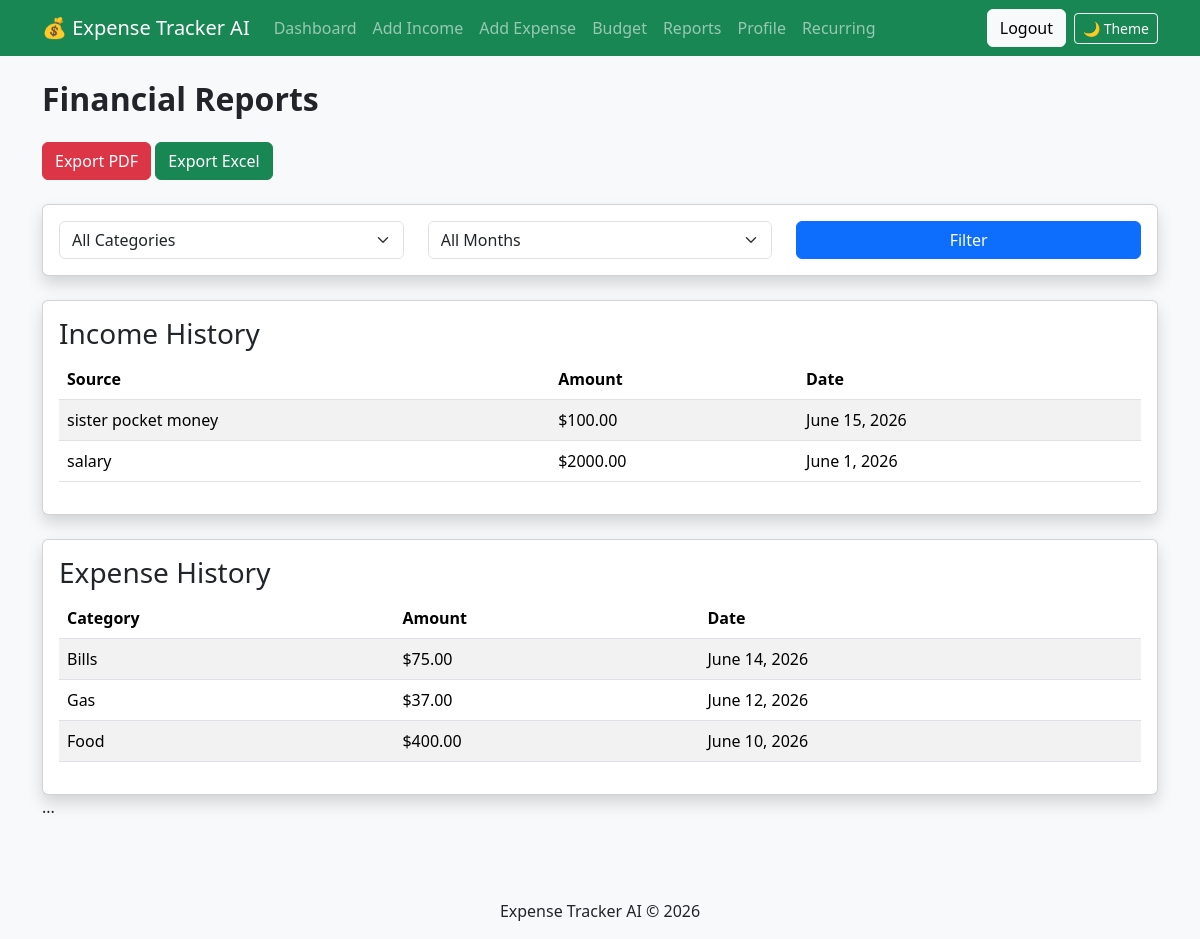
The app's page /reports/ (signed in) with its own data.
### tracker/models.py (models this page shows, shortened)
class Income(models.Model):
    user = models.ForeignKey(
        User,
        on_delete=models.CASCADE
    )
    source = models.CharField(
        max_length=100
    )
    amount = models.DecimalField(
        max_digits=10,
        decimal_places=2
    )
    date = models.DateField()

class Expense(models.Model):
    CATEGORY_CHOICES = [
        ('Food', 'Food'),
        ('Rent', 'Rent'),
        ('Gas', 'Gas'),
        ('Shopping', 'Shopping'),
        ('Bills', 'Bills'),
        ('Travel', 'Travel'),
        ('Healthcare', 'Healthcare'),
        ('Other', 'Other'),
    ]
    user = models.ForeignKey(
        User,
        on_delete=models.CASCADE
    )
    category = models.CharField(
        max_length=50,
        choices=CATEGORY_CHOICES
    )
    amount = models.DecimalField(
        max_digits=10,
        decimal_places=2
    )
    date = models.DateField()
    description = models.CharField(
        max_length=200
    )

### tracker/views.py (the view)
@login_required
def reports(request):
    incomes = Income.objects.filter(
        user=request.user
    ).order_by('-date')
    expenses = Expense.objects.filter(
        user=request.user
    ).order_by('-date')
    category = request.GET.get(
        'category'
    )
    month = request.GET.get(
        'month'
    )
    if category:
        expenses = expenses.filter(
            category=category
        )
    if month:
        expenses = expenses.filter(
            date__month=month
        )
    context = {
        'incomes': incomes,
        'expenses': expenses,
        'categories':
            Expense.CATEGORY_CHOICES,
    }
    return render(
        request,
        'reports.html',
        context
    )

### templates/reports.html (shortened to what this page needs)
{% extends 'base.html' %}
{% block content %}
<h2 class="mb-4">
    Financial Reports
</h2>
<a
    href="/export/pdf/"
    class="btn btn-danger mb-4">
    Export PDF
</a>
<a
    href="/export/excel/"
    class="btn btn-success mb-4">
    Export Excel
</a>
<div class="card shadow mb-4">
    <div class="card-body">
        <form method="GET">
            <div class="row">
                <div class="col-md-4">
                    <select
                        name="category"
                        class="form-select">
                        <option value="">
                            All Categories
                        </option>
                    </select>
                </div>
                <div class="col-md-4">
                    <select
                        name="month"
                        class="form-select">
                        <option value="">
                            All Months
                        </option>
                    </select>
                </div>
                <div class="col-md-4">
                    <button
                        type="submit"
                        class="btn btn-primary w-100">
                        Filter
                    </button>
                </div>
            </div>
        </form>
    </div>
</div>
<div class="card shadow mb-4">
    <div class="card-body">
        <h3>
            Income History
        </h3>
        <table class="table table-striped">
            <thead>
                <tr>
                    <th>Source</th>
                    <th>Amount</th>
                    <th>Date</th>
                </tr>
            </thead>
            <tbody>
                {% for income in incomes %}
                <tr>
                    <td>{{ income.source }}</td>
                    <td>${{ income.amount }}</td>
                    <td>{{ income.date }}</td>
                </tr>
                {% empty %}
                <tr>
                    <td colspan="3">
                        No income records
                    </td>
                </tr>
                {% endfor %}
            </tbody>
        </table>
    </div>
</div>
<div class="card shadow">
    <div class="card-body">
        <h3>
            Expense History
        </h3>
        <table class="table table-striped">
            <thead>
                <tr>
                    <th>Category</th>
                    <th>Amount</th>
                    <th>Date</th>
                </tr>
            </thead>
            <tbody>
                {% for expense in expenses %}
                <tr>
                    <td>{{ expense.category }}</td>
                    <td>${{ expense.amount }}</td>
                    <td>{{ expense.date }}</td>
                </tr>
                {% empty %}
                <tr>
                    <td colspan="3">
                        No expense records
                    </td>
                </tr>
                {% endfor %}
            </tbody>
        </table>
    </div>
</div>
<div class="table-responsive">
</div>
{% endblock %}

### templates/base.html (shortened to what this page needs)
<!DOCTYPE html>
<html>
<head>
    <link href="https://cdn.jsdelivr.net/npm/bootstrap@5.3.3/dist/css/bootstrap.min.css" rel="stylesheet">
    <link rel="stylesheet"
    href="https://cdn.jsdelivr.net/npm/bootstrap-icons@1.11.3/font/bootstrap-icons.css">
</head>
<body class="bg-light"  id="pageBody">
<nav class="navbar navbar-expand-lg navbar-dark bg-success">
    <div class="container">
        <a class="navbar-brand" href="/">
            💰 Expense Tracker AI
        </a>
        <div
            class="collapse navbar-collapse"
            id="navbarNav">
            {% if user.is_authenticated %}
            <ul class="navbar-nav me-auto">
                <li class="nav-item">
                    <a class="nav-link" href="/">
                        Dashboard
                    </a>
                </li>
                <li class="nav-item">
                    <a class="nav-link" href="/income/add/">
                        Add Income
                    </a>
                </li>
                <li class="nav-item">
                    <a class="nav-link" href="/expense/add/">
                        Add Expense
                    </a>
                </li>
                <li class="nav-item">
                    <a class="nav-link" href="/budget/">
                        Budget
                    </a>
                </li>
                <li class="nav-item">
                    <a class="nav-link" href="/reports/">
                        Reports
                    </a>
                </li>
                <li class="nav-item">
                    <a   class="nav-link"
                    href="/profile/">
                    Profile
                    </a>
                </li>
                <li class="nav-item">
                    <a   class="nav-link"
                    href="/recurring/">
                    Recurring
                    </a>
                </li>
            </ul>
            <a
                href="/logout/" class="btn btn-light">
                Logout
            </a>
            <button
                onclick="toggleTheme()"
                class="btn btn-outline-light btn-sm ms-2">
                🌙 Theme
            </button>
            {% endif %}
        </div>
    </div>
</nav>
<div class="container mt-4">
{% block content %}
{% endblock %}
</div>
<footer
class="text-center mt-5 p-3">
    Expense Tracker AI
    © 2026
</footer>
</body>
</html>

### templates/base.html (style rules this page uses)
.card { transition: 0.3s; }
h2 { font-weight: 600; }

### records on screen
Income: source "sister pocket money", amount "100.00", date "June 15, 2026"
Income: source "salary", amount "2000.00", date "June 1, 2026"
Expense: category "Bills", amount "75.00", date "June 14, 2026"
Expense: category "Gas", amount "37.00", date "June 12, 2026"
Expense: category "Food", amount "400.00", date "June 10, 2026"
